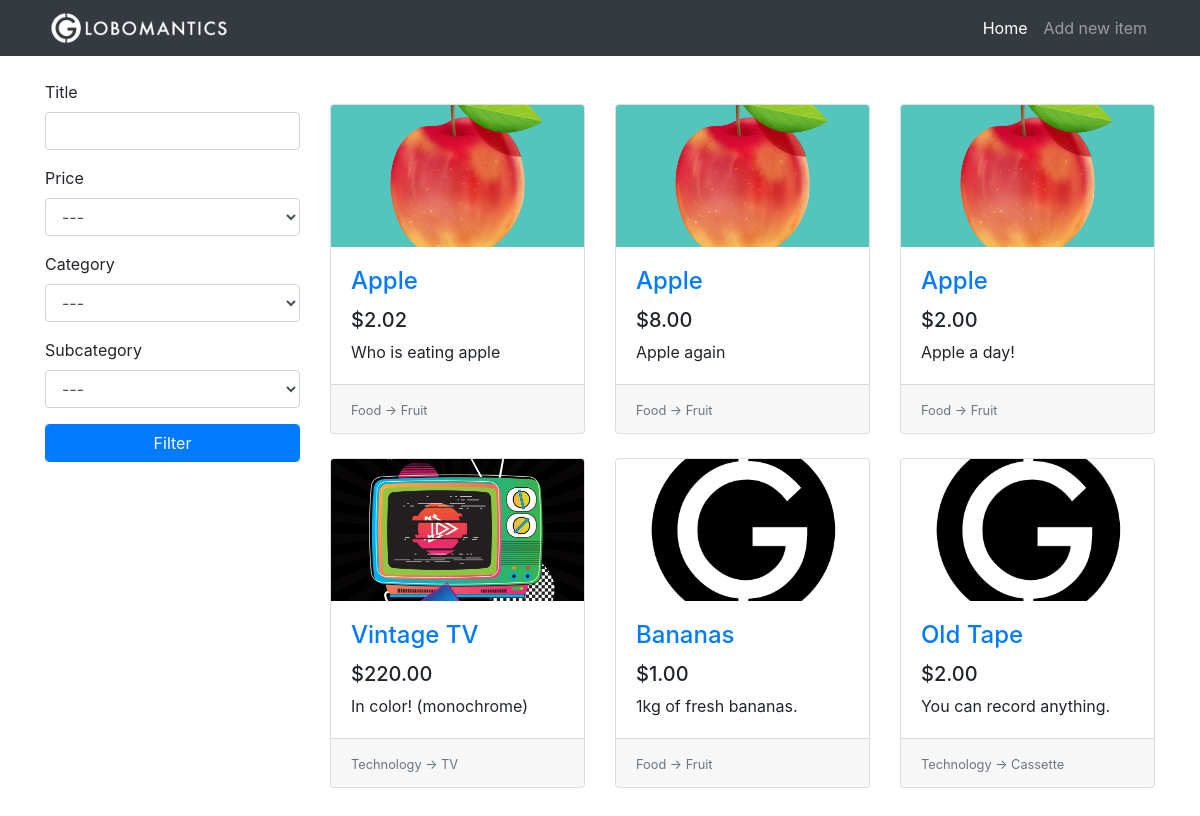
The page / on the database its author committed.
### tables this page shows
CREATE TABLE items(
                    id              INTEGER PRIMARY KEY AUTOINCREMENT,
                    title           TEXT,
                    description     TEXT,
                    price           REAL,
                    image           TEXT,
                    category_id     INTEGER,
                    subcategory_id  INTEGER,
                    FOREIGN KEY(category_id) REFERENCES categories(id),
                    FOREIGN KEY(subcategory_id) REFERENCES subcategories(id)
);

CREATE TABLE categories(
                    id              INTEGER PRIMARY KEY AUTOINCREMENT,
                    name            TEXT
);

CREATE TABLE subcategories(
                    id              INTEGER PRIMARY KEY AUTOINCREMENT,
                    name            TEXT,
                    category_id     INTEGER,
                    FOREIGN KEY(category_id) REFERENCES categories(id)
);

### app.py (the view)
@app.route("/")
def home():
    conn = get_db()
    c = conn.cursor()
    form = FilterForm(request.args, meta={"csrf": False})
    c.execute("SELECT id, name FROM categories")
    categories = c.fetchall()
    categories.insert(0, (0, "---"))
    form.category.choices = categories
    c.execute("SELECT id, name FROM subcategories")
    subcategories = c.fetchall()
    subcategories.insert(0, (0, "---"))
    form.subcategory.choices = subcategories
    query = """SELECT
                    i.id, i.title,i.description, i.price, i.image, c.name, s.name
                    FROM
                    items AS i
                    INNER JOIN categories     AS c ON i.category_id = c.id
                    INNER JOIN subcategories  AS s ON i.subcategory_id = s.id
            """
    try:
        is_ajax = int(request.args["ajax"])
    except:
        is_ajax = 0
    if form.validate():
        filter_queries = []
        parameters = []
        if form.title.data.strip():
            filter_queries.append("i.title LIKE ?")
            parameters.append("%" + escape(form.title.data) + "%")
        if form.category.data:
            filter_queries.append("i.category_id = ?")
            parameters.append(form.category.data)
        if form.subcategory.data:
            filter_queries.append("i.subcategory_id = ?")
            parameters.append(form.subcategory.data)
        if filter_queries:
            query += " WHERE "
            query += " AND ".join(filter_queries)
        if form.price.data:
            if form.price.data == 1:
                query += " ORDER BY i.price DESC"
            else:
                query += " ORDER BY i.price"
        else:
            query += " ORDER BY i.id DESC"
        items_from_db = c.execute(query, tuple(parameters))
    else:
        items_from_db = c.execute(query + "ORDER BY i.id DESC")
    items = []
    for row in items_from_db:
        item = {
            "id": row[0],
            "title": row[1],
            "description": row[2],
            "price": row[3],
            "image": row[4],
            "category": row[5],
            "subcategory": row[6]
        }
        items.append(item)
    if is_ajax:
        return render_template("_items.html", items=items)
    return render_template("home.html", items=items, form=form)

### app.py
class FilterForm(FlaskForm):
    title       = StringField("Title", validators=[Length(max=20)])
    price       = SelectField("Price", coerce=int, choices=[(0, "---"), (1, "Max to Min"), (2, "Min to Max")])
    category    = SelectField("Category", coerce=int)
    subcategory = SelectField("Subcategory", coerce=int)
    submit      = SubmitField("Filter")

### app.py (called while the page is built)
def get_db():
    db = getattr(g, "_database", None)
    if db is None:
        db = g._database = sqlite3.connect("db/globomantics.db")
    return db

@app.teardown_appcontext
def close_connection(exception):
    db = getattr(g, "_database", None)
    if db is not None:
        db.close()

### templates/home.html (shortened to what this page needs)
{% extends 'base.html' %}
{% set active_page = 'home' %}
{% block content %}
    <div class="row">
        <div class="col-lg-3">
            <div class="my-4">
                <form class="filter-form" action="{{ url_for('home') }}" method="GET">
                    <div class="form-group">
                        {{ form.title.label }}
                        {{ form.title(class="form-control") }}
                    </div>
                    <div class="form-group">
                        {{ form.price.label }}
                        {{ form.price(class="form-control") }}
                    </div>
                    <div class="form-group">
                        {{ form.category.label }}
                        {{ form.category(class="form-control category-filter") }}
                    </div>
                    <div class="form-group">
                        {{ form.subcategory.label }}
                        {{ form.subcategory(class="form-control") }}
                    </div>
                    {{ form.submit(class="btn btn-primary form-control") }}
                </form>
            </div>
        </div>
        <div class="col-lg-9">
            <div class="row my-5 card-wrapper">
                {% if items %}
                {% for item in items %}
                <div class="col-lg-4 col-md-6 mb-4">
                    <div class="card h-100">
                        <div class="embed-responsive embed-responsive-16by9">
                            <a href="{{ url_for('item', item_id=item.id) }}">
                                <img class="card-img-top embed-responsive-item" src="{% if item.image %}{{ url_for('uploads', filename=item.image) }}{% else %}{{ url_for('static', filename='images/placeholder.png') }}{% endif %}" alt="">
                            </a>
                        </div>
                        <div class="card-body">
                            <h4 class="card-title">
                                <a href="{{ url_for('item', item_id=item.id) }}">{{ item.title }}</a>
                            </h4>
                            <h5>{{ "$%.2f" | format(item.price) }}</h5>
                            <p class="card-text">{{ item.description | safe }}</p>
                        </div>
                        <div class="card-footer">
                            <small class="text-muted">
                                {{ item.category }} -> {{ item.subcategory }}
                            </small>
                        </div>
                    </div>
                </div>
                {% endfor %}
                {% else %}
                <h1 class="offset-lg-3">No items to show.</h1>
                {% endif %}
            </div>
        </div>
    </div>
{% endblock %}

### templates/base.html (shortened to what this page needs)
<!DOCTYPE html>
<html lang="en">
<head>
    <link rel="stylesheet" href="https://stackpath.bootstrapcdn.com/bootstrap/4.4.1/css/bootstrap.min.css">
    <link rel="stylesheet" href="{{ url_for('static', filename='css/style.css') }}">
</head>
<body>
    <nav class="navbar navbar-expand-lg navbar-dark bg-dark fixed-top">
        <div class="container">
            <a href="{{ url_for('home') }}" class="navbar-brand">
                <img src="{{ url_for('static', filename='images/logo.png') }}" height="40px">
            </a>
            <div class="collapse navbar-collapse" id="navbarResponsive">
                <ul class="navbar-nav ml-auto">
                    <li class="nav-item {{ 'active' if active_page == 'home' else '' }}">
                        <a href="{{ url_for('home') }}" class="nav-link">Home</a>
                    </li>
                    <li class="nav-item {{ 'active' if active_page == 'new_item' else '' }}">
                        <a href="{{ url_for('new_item') }}" class="nav-link">Add new item</a>
                    </li>
                </ul>
            </div>
        </div>
    </nav>
    <div class="container">
    {% block content %}{% endblock %}
    </div>
</body>
</html>

### static/css/style.css (style rules this page uses)
body { padding-top: 56px; }
.navbar-brand { padding-top: 0rem; padding-bottom: 0rem; }
.card-img-top { object-fit: cover; }

### rows shown on the page
items: image (picture), title "Apple", price "$2.02", description "Who is eating apple", category "Food", subcategory "Fruit"
items: image (picture), title "Apple", price "$8.00", description "Apple again", category "Food", subcategory "Fruit"
items: image (picture), title "Apple", price "$2.00", description "Apple a day!", category "Food", subcategory "Fruit"
items: image (picture), title "Vintage TV", price "$220.00", description "In color! (monochrome)", category "Technology", subcategory "TV"
items: title "Bananas", price "$1.00", description "1kg of fresh bananas.", category "Food", subcategory "Fruit"
items: title "Old Tape", price "$2.00", description "You can record anything.", category "Technology", subcategory "Cassette"
